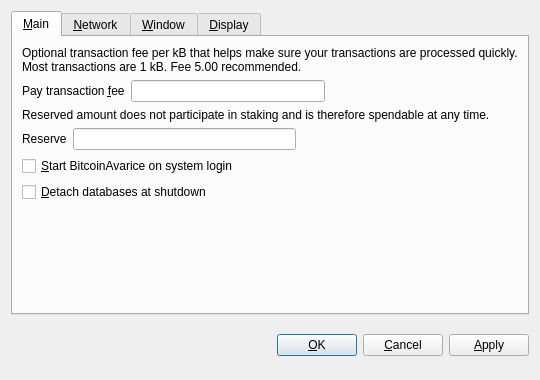
<?xml version="1.0" encoding="UTF-8"?>
<ui version="4.0">
 <class>OptionsDialog</class>
 <widget class="QDialog" name="OptionsDialog">
  <property name="geometry">
   <rect>
    <x>0</x>
    <y>0</y>
    <width>540</width>
    <height>380</height>
   </rect>
  </property>
  <property name="windowTitle">
   <string>Options</string>
  </property>
  <property name="autoFillBackground">
   <bool>true</bool>
  </property>
  <property name="modal">
   <bool>true</bool>
  </property>
  <layout class="QVBoxLayout" name="verticalLayout">
   <item>
    <widget class="QTabWidget" name="tabWidget">
     <property name="tabPosition">
      <enum>QTabWidget::North</enum>
     </property>
     <property name="currentIndex">
      <number>0</number>
     </property>
     <widget class="QWidget" name="tabMain">
      <attribute name="title">
       <string>&amp;Main</string>
      </attribute>
      <layout class="QVBoxLayout" name="verticalLayout_Main">
       <item>
        <widget class="QLabel" name="transactionFeeInfoLabel">
         <property name="text">
          <string>Optional transaction fee per kB that helps make sure your transactions are processed quickly. Most transactions are 1 kB. Fee 5.00 recommended.</string>
         </property>
         <property name="textFormat">
          <enum>Qt::PlainText</enum>
         </property>
         <property name="wordWrap">
          <bool>true</bool>
         </property>
        </widget>
       </item>
       <item>
        <layout class="QHBoxLayout" name="horizontalLayoutFee">
         <item>
          <widget class="QLabel" name="transactionFeeLabel">
           <property name="text">
            <string>Pay transaction &amp;fee</string>
           </property>
           <property name="textFormat">
            <enum>Qt::PlainText</enum>
           </property>
           <property name="buddy">
            <cstring>transactionFee</cstring>
           </property>
          </widget>
         </item>
         <item>
          <widget class="BitcoinAmountField" name="transactionFee"/>
         </item>
         <item>
          <spacer name="horizontalSpacerFee">
           <property name="orientation">
            <enum>Qt::Horizontal</enum>
           </property>
           <property name="sizeHint" stdset="0">
            <size>
             <width>40</width>
             <height>20</height>
            </size>
           </property>
          </spacer>
         </item>
        </layout>
       </item>
       <item>
        <widget class="QLabel" name="reserveBalanceInfoLabel">
         <property name="text">
          <string>Reserved amount does not participate in staking and is therefore spendable at any time.</string>
         </property>
         <property name="textFormat">
          <enum>Qt::PlainText</enum>
         </property>
         <property name="wordWrap">
          <bool>true</bool>
         </property>
        </widget>
       </item>
       <item>
        <layout class="QHBoxLayout" name="horizontalLayoutReserveBalance">
         <item>
          <widget class="QLabel" name="reserveBalanceLabel">
           <property name="text">
            <string>Reserve</string>
           </property>
           <property name="textFormat">
            <enum>Qt::PlainText</enum>
           </property>
           <property name="buddy">
            <cstring>reserveBalance</cstring>
           </property>
          </widget>
         </item>
         <item>
          <widget class="BitcoinAmountField" name="reserveBalance"/>
         </item>
         <item>
          <spacer name="horizontalSpacerReserveBalance">
           <property name="orientation">
            <enum>Qt::Horizontal</enum>
           </property>
           <property name="sizeHint" stdset="0">
            <size>
             <width>40</width>
             <height>20</height>
            </size>
           </property>
          </spacer>
         </item>
        </layout>
       </item>
       <item>
        <widget class="QCheckBox" name="bitcoinAtStartup">
         <property name="toolTip">
          <string>Automatically start BitcoinAvarice after logging in to the system.</string>
         </property>
         <property name="text">
          <string>&amp;Start BitcoinAvarice on system login</string>
         </property>
        </widget>
       </item>
       <item>
        <widget class="QCheckBox" name="detachDatabases">
         <property name="toolTip">
          <string>Detach block and address databases at shutdown. This means they can be moved to another data directory, but it slows down shutdown. The wallet is always detached.</string>
         </property>
         <property name="text">
          <string>&amp;Detach databases at shutdown</string>
         </property>
        </widget>
       </item>
       <item>
        <spacer name="verticalSpacer_Main">
         <property name="orientation">
          <enum>Qt::Vertical</enum>
         </property>
         <property name="sizeHint" stdset="0">
          <size>
           <width>20</width>
           <height>40</height>
          </size>
         </property>
        </spacer>
       </item>
      </layout>
     </widget>
     <widget class="QWidget" name="tabNetwork">
      <attribute name="title">
       <string>&amp;Network</string>
      </attribute>
      <layout class="QVBoxLayout" name="verticalLayout_Network">
       <item>
        <widget class="QCheckBox" name="mapPortUpnp">
         <property name="toolTip">
          <string>Automatically open the BitcoinAvarice client port on the router. This only works when your router supports UPnP and it is enabled.</string>
         </property>
         <property name="text">
          <string>Map port using &amp;UPnP</string>
         </property>
        </widget>
       </item>
       <item>
        <widget class="QCheckBox" name="connectSocks">
         <property name="toolTip">
          <string>Connect to the BitcoinAvarice network through a SOCKS proxy (e.g. when connecting through Tor).</string>
         </property>
         <property name="text">
          <string>&amp;Connect through SOCKS proxy:</string>
         </property>
        </widget>
       </item>
       <item>
        <layout class="QHBoxLayout" name="horizontalLayout_Network">
         <item>
          <widget class="QLabel" name="proxyIpLabel">
           <property name="text">
            <string>Proxy &amp;IP:</string>
           </property>
           <property name="textFormat">
            <enum>Qt::PlainText</enum>
           </property>
           <property name="buddy">
            <cstring>proxyIp</cstring>
           </property>
          </widget>
         </item>
         <item>
          <widget class="QValidatedLineEdit" name="proxyIp">
           <property name="maximumSize">
            <size>
             <width>140</width>
             <height>16777215</height>
            </size>
           </property>
           <property name="toolTip">
            <string>IP address of the proxy (e.g. 127.0.0.1)</string>
           </property>
          </widget>
         </item>
         <item>
          <widget class="QLabel" name="proxyPortLabel">
           <property name="text">
            <string>&amp;Port:</string>
           </property>
           <property name="textFormat">
            <enum>Qt::PlainText</enum>
           </property>
           <property name="buddy">
            <cstring>proxyPort</cstring>
           </property>
          </widget>
         </item>
         <item>
          <widget class="QLineEdit" name="proxyPort">
           <property name="maximumSize">
            <size>
             <width>55</width>
             <height>16777215</height>
            </size>
           </property>
           <property name="toolTip">
            <string>Port of the proxy (e.g. 9050)</string>
           </property>
          </widget>
         </item>
         <item>
          <widget class="QLabel" name="socksVersionLabel">
           <property name="text">
            <string>SOCKS &amp;Version:</string>
           </property>
           <property name="textFormat">
            <enum>Qt::PlainText</enum>
           </property>
           <property name="buddy">
            <cstring>socksVersion</cstring>
           </property>
          </widget>
         </item>
         <item>
          <widget class="QValueComboBox" name="socksVersion">
           <property name="toolTip">
            <string>SOCKS version of the proxy (e.g. 5)</string>
           </property>
          </widget>
         </item>
         <item>
          <spacer name="horizontalSpacer_Network">
           <property name="orientation">
            <enum>Qt::Horizontal</enum>
           </property>
           <property name="sizeHint" stdset="0">
            <size>
             <width>40</width>
             <height>20</height>
            </size>
           </property>
          </spacer>
         </item>
        </layout>
       </item>
       <item>
        <spacer name="verticalSpacer_Network">
         <property name="orientation">
          <enum>Qt::Vertical</enum>
         </property>
         <property name="sizeHint" stdset="0">
          <size>
           <width>20</width>
           <height>40</height>
          </size>
         </property>
        </spacer>
       </item>
      </layout>
     </widget>
     <widget class="QWidget" name="tabWindow">
      <attribute name="title">
       <string>&amp;Window</string>
      </attribute>
      <layout class="QVBoxLayout" name="verticalLayout_Window">
       <item>
        <widget class="QCheckBox" name="minimizeToTray">
         <property name="toolTip">
          <string>Show only a tray icon after minimizing the window.</string>
         </property>
         <property name="text">
          <string>&amp;Minimize to the tray instead of the taskbar</string>
         </property>
        </widget>
       </item>
       <item>
        <widget class="QCheckBox" name="minimizeOnClose">
         <property name="toolTip">
          <string>Minimize instead of exit the application when the window is closed. When this option is enabled, the application will be closed only after selecting Quit in the menu.</string>
         </property>
         <property name="text">
          <string>M&amp;inimize on close</string>
         </property>
        </widget>
       </item>
       <item>
        <spacer name="verticalSpacer_Window">
         <property name="orientation">
          <enum>Qt::Vertical</enum>
         </property>
         <property name="sizeHint" stdset="0">
          <size>
           <width>20</width>
           <height>40</height>
          </size>
         </property>
        </spacer>
       </item>
      </layout>
     </widget>
     <widget class="QWidget" name="tabDisplay">
      <attribute name="title">
       <string>&amp;Display</string>
      </attribute>
      <layout class="QVBoxLayout" name="verticalLayout_Display">
       <item>
        <layout class="QHBoxLayout" name="horizontalLayout_1_Display">
         <item>
          <widget class="QLabel" name="langLabel">
           <property name="text">
            <string>User Interface &amp;language:</string>
           </property>
           <property name="textFormat">
            <enum>Qt::PlainText</enum>
           </property>
           <property name="buddy">
            <cstring>lang</cstring>
           </property>
          </widget>
         </item>
         <item>
          <widget class="QValueComboBox" name="lang">
           <property name="toolTip">
            <string>The user interface language can be set here. This setting will take effect after restarting BitcoinAvarice.</string>
           </property>
          </widget>
         </item>
        </layout>
       </item>
       <item>
        <layout class="QHBoxLayout" name="horizontalLayout_2_Display">
         <item>
          <widget class="QLabel" name="unitLabel">
           <property name="text">
            <string>&amp;Unit to show amounts in:</string>
           </property>
           <property name="textFormat">
            <enum>Qt::PlainText</enum>
           </property>
           <property name="buddy">
            <cstring>unit</cstring>
           </property>
          </widget>
         </item>
         <item>
          <widget class="QValueComboBox" name="unit">
           <property name="toolTip">
            <string>Choose the default subdivision unit to show in the interface and when sending coins.</string>
           </property>
          </widget>
         </item>
        </layout>
       </item>
       <item>
        <widget class="QCheckBox" name="displayAddresses">
         <property name="toolTip">
          <string>Whether to show BitcoinAvarice addresses in the transaction list or not.</string>
         </property>
         <property name="text">
          <string>&amp;Display addresses in transaction list</string>
         </property>
        </widget>
       </item>
       <item>
        <widget class="QCheckBox" name="coinControlFeatures">
         <property name="toolTip">
          <string>Whether to show coin control features or not.</string>
         </property>
         <property name="text">
          <string>Display coin &amp;control features (experts only!)</string>
         </property>
        </widget>
       </item>
       <item>
        <spacer name="verticalSpacer_Display">
         <property name="orientation">
          <enum>Qt::Vertical</enum>
         </property>
         <property name="sizeHint" stdset="0">
          <size>
           <width>20</width>
           <height>40</height>
          </size>
         </property>
        </spacer>
       </item>
      </layout>
     </widget>
    </widget>
   </item>
   <item>
    <layout class="QHBoxLayout" name="horizontalLayout_Buttons">
     <item>
      <spacer name="horizontalSpacer_1">
       <property name="orientation">
        <enum>Qt::Horizontal</enum>
       </property>
       <property name="sizeHint" stdset="0">
        <size>
         <width>40</width>
         <height>48</height>
        </size>
       </property>
      </spacer>
     </item>
     <item>
      <widget class="QLabel" name="statusLabel">
       <property name="font">
        <font>
         <weight>75</weight>
         <bold>true</bold>
        </font>
       </property>
       <property name="text">
        <string/>
       </property>
       <property name="textFormat">
        <enum>Qt::PlainText</enum>
       </property>
       <property name="wordWrap">
        <bool>true</bool>
       </property>
      </widget>
     </item>
     <item>
      <spacer name="horizontalSpacer_2">
       <property name="orientation">
        <enum>Qt::Horizontal</enum>
       </property>
       <property name="sizeHint" stdset="0">
        <size>
         <width>40</width>
         <height>48</height>
        </size>
       </property>
      </spacer>
     </item>
     <item>
      <widget class="QPushButton" name="okButton">
       <property name="text">
        <string>&amp;OK</string>
       </property>
      </widget>
     </item>
     <item>
      <widget class="QPushButton" name="cancelButton">
       <property name="text">
        <string>&amp;Cancel</string>
       </property>
       <property name="autoDefault">
        <bool>false</bool>
       </property>
      </widget>
     </item>
     <item>
      <widget class="QPushButton" name="applyButton">
       <property name="text">
        <string>&amp;Apply</string>
       </property>
       <property name="autoDefault">
        <bool>false</bool>
       </property>
      </widget>
     </item>
    </layout>
   </item>
  </layout>
 </widget>
 <customwidgets>
  <customwidget>
   <class>QValidatedLineEdit</class>
   <extends>QLineEdit</extends>
   <header>qvalidatedlineedit.h</header>
  </customwidget>
  <customwidget>
   <class>BitcoinAmountField</class>
   <extends>QLineEdit</extends>
   <header>bitcoinamountfield.h</header>
   <container>1</container>
  </customwidget>
  <customwidget>
   <class>QValueComboBox</class>
   <extends>QComboBox</extends>
   <header>qvaluecombobox.h</header>
  </customwidget>
 </customwidgets>
 <resources/>
 <connections/>
</ui>
